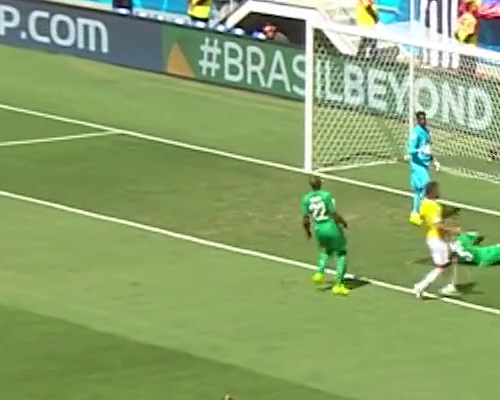
#> input picture HD_L_183.png, 500 x 400 px
$ jupyter execute --allow-errors sharpen_filters.ipynb   (older library calls are emulated)
#> lines starting #> are read from the running program, lines starting #| are printed output that depends on the picture
[cell 1]
# Test setting
import scipy
import numpy as np
from scipy import ndimage
import matplotlib.pyplot as plt

#> (the rest of this cell did not finish here and is left out)

[cell 2]
#################  filter 1  #################

# 조금 깨지는 부분 있음. 성능이 제일 안좋은 거 같음
# alpha로 튜닝 가능..

from scipy import ndimage

def filter_1(img, alpha):
    blurred_img = ndimage.gaussian_filter(img, [1,1,0])
    sharpened = img + alpha * (img - blurred_img)
    return sharpened

###############################################

#> (the rest of this cell did not finish here and is left out)

[cell 3]
#################  filter 2  #################

# alpha로 튜닝 가능
# filter 1 보다 좋아보임


import cv2

def filter_2(img, alpha):
    kernel = np.zeros((9,9), np.float32)
    kernel[4,4] = alpha
    boxFilter = (alpha-1)*np.ones((9,9), np.float32) / 81.0
    kernel = kernel - boxFilter
    sharpened = cv2.filter2D(img, -1, kernel)
    return sharpened

###############################################

#> (the rest of this cell did not finish here and is left out)

[cell 4]
#################  filter 3  #################

# PIL 내장 함수 사용
# SHARPEN filter 만으로는 부족해보여서 DETAIL, EDGE_ENHANCE_MORE filter 사용
# 필요에 따라 filter 조합 변형 가능

from PIL import Image, ImageFilter

def filter_3(img):
    im = Image.fromarray(img)
    im = im.filter(ImageFilter.SHARPEN)
    im = im.filter(ImageFilter.DETAIL)
    im = im.filter(ImageFilter.EDGE_ENHANCE_MORE)
    sharpened = im
    return sharpened

###############################################

#> (the rest of this cell did not finish here and is left out)

[cell 5]
import scipy.misc as scm

[cell 6]
img = scm.imread('HD_L_183.png')
#> img is the input picture: shape (400, 500, 3); mean R, G, B 138.1, 163, 107.9

[cell 7]
img.shape
# Test setting
import scipy
import numpy as np
from scipy import ndimage
import matplotlib.pyplot as plt
import cv2

def filter_2(img, alpha):
#> called with alpha = 2
    kernel = np.zeros((9,9), np.float32)
    kernel[4,4] = alpha
    boxFilter = (alpha-1)*np.ones((9,9), np.float32) / 81.0
    kernel = kernel - boxFilter
    sharpened = cv2.filter2D(img, -1, kernel)
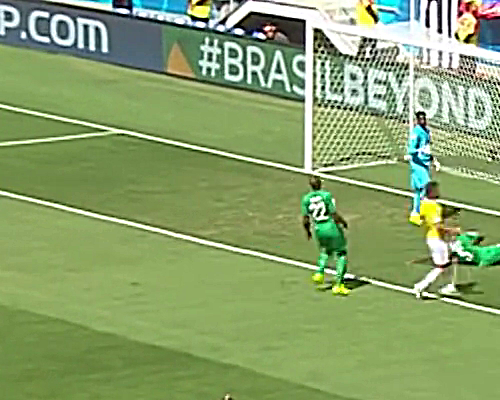
#> sharpened: shape (400, 500, 3); mean R, G, B 137, 161.1, 107.2
    return sharpened

###############################################
blurred_f = img
sharpened_f = filter_2(blurred_f, 2)
plt.figure(figsize=(16, 4))
ax1=plt.subplot(131)
plt.imshow(img)
plt.axis('off')
ax1.set_title("Original(GT)")
ax2=plt.subplot(132)
plt.imshow(blurred_f)
plt.axis('off')
ax2.set_title("Blurred Image")
ax3=plt.subplot(133)
plt.imshow(sharpened_f)
plt.axis('off')
ax3.set_title("After Sharpening Filter")
plt.tight_layout()
plt.show()
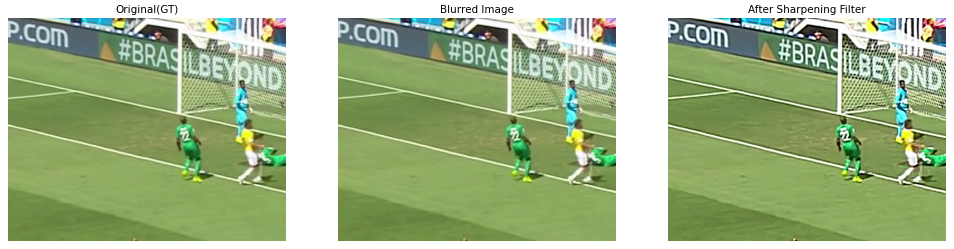
#> figure drawn by matplotlib, 3 panels
